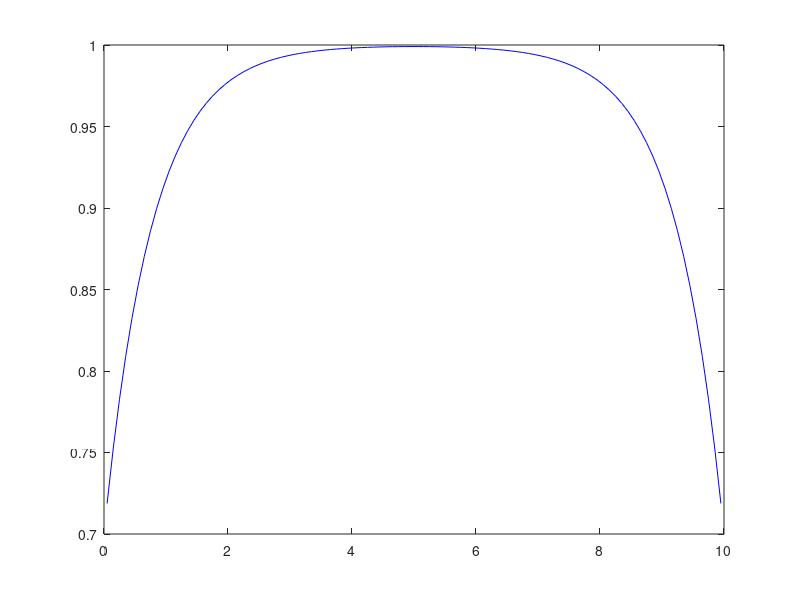

MATLAB code to generate this figure:
%RICHARD VASQUES 

clear all
clc

T=10; % Total length of system
n=100; % # of points
m1=1/1;
m2=2/(1)^2;
m3=6/(1)^3;
m4=24/(1)^4;
%m2=4.0002;
%m3=23.03962;
%m4=142.878;
%m2=16.0009;
%m3=184.26204;
%m4=2284.70898;
c=0.000001;
q = 1;


l1=3*m4/(10*m2^2)-m3/(3*m1*m2);
b1=m3/(3*m1*m2)-1;

h=T/n;
Et=2*m1/m2;
Ea=((1-c)/m1)*(1-b1*(1-c))/(1+l1*(1-c));
Q=q*(1-b1*(1-c))/(1+l1*(1-c));
D=1/(3*Et);

A=zeros(n+1,n+1);
B=zeros(n+1,1);
SF=zeros(n+1,1);
Z=zeros(n+1,1);


A(1,1)= 1./2 + 3*D/(2*h);
A(1,2)= -4*D/(2*h);
A(1,3)= D/(2*h);
for i=2:n
    A(i,i-1)= -D/(h^2);
    A(i,i)= Ea+2*D/(h^2);
    A(i,i+1)= -D/(h^2);
    B(i) = Q;
end
A(n+1,n-1)= D/(2*h);
A(n+1,n)= -4*D/(2*h);
A(n+1,n+1) = 1./2 + 3*D/(2*h);

Z=A\B;


SF(:)=(Z(:)+l1*m1*q)./(1+l1*(1-c));
SF=1/2*(SF(2:end)+SF(1:end-1))
%for i=1:length(SF)
%    SF(i)=1/2*(SF(i)+SF(end+1-i));
%    SF(end+1-i)=SF(i);
%end

p=0+h/2:h:T-h/2;                   % p is line along x-axis.
plot(p,SF,'b'); hold on
%plot(p,SF2,'k');

save SP2b.mat
